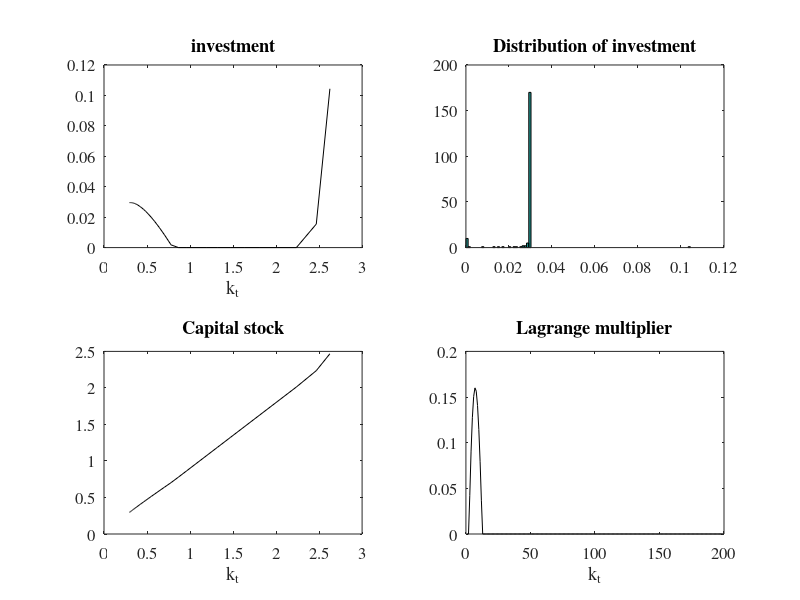

Source code (MATLAB):
clear all
%
% Solving the Growth model with PEA
%
%
% 
%
long	= 200;
slong	= long;
T		= 1:slong-1;
T1		= 2:slong;

sigma	= 1;
delta	= 0.1;
beta	= 0.95;
alpha	= 0.3;
ab		= 0;
rho	= 0.8;
se		= 0.125;
kss	= ((1-beta*(1-delta))/(alpha*beta))^(1/(alpha-1));
css	= kss^alpha-delta*kss;
lss	= css^(-sigma);
ysk	= (1-beta*(1-delta))/(alpha*beta);
csy	= 1-delta/ysk;
%
% Initial guess
%
e		= -1.5*se*ones(slong,1);
a		= zeros(slong,1);
a(1)	= ab+e(1);
for i	= 2:slong;
   a(i)=rho*a(i-1)+(1-rho)*ab+e(i);
end

b0 =[
   0.35579546312586
  -0.32885591385471
  -0.71819673342925
  -0.12009049070903
  -0.21676093877187
   0.31262562596598];
%
% Main Loop
%
   %
   % Simulated path
   %
   k		= zeros(slong+1,1);
   lb		= zeros(slong,1);
   mu		= zeros(slong,1);
   X		= zeros(slong,length(b0));
   k(1)	= kss;
   for i	= 1:slong;
      X(i,:)= [1 log(k(i)) a(i) log(k(i))*log(k(i)) a(i)*a(i) log(k(i))*a(i)];
      lb(i)	= exp(X(i,:)*b0);
      iv		= exp(a(i))*k(i)^alpha-lb(i)^(-1/sigma);
      if iv>0;
         k(i+1)= (1-delta)*k(i)+iv;
         mu(i)	= 0;
      else
         k(i+1)= (1-delta)*k(i);
         c		= exp(a(i))*k(i)^alpha;
         mu(i)	= c^(-sigma)-lb(i);
      end
   end
   
   it	= k(T1)-(1-delta)*k(T);
subplot(221)
h=plot(k(T),it);
set(h,'markersize',0.1,'color','k');
xlabel('k_t','fontname','times','fontsize',12)
title('investment','fontname','times','fontsize',12)
set(gca,'fontname','times','fontsize',12)

subplot(222)
hist(it,100);
title('Distribution of investment','fontname','times','fontsize',12)
set(gca,'fontname','times','fontsize',12)

subplot(223)
h=plot(k(T),k(T1));
set(h,'markersize',0.1,'color','k');
%hold on
%h1=plot([0:8],(1-delta)*[0:8],'-');
%axis([0 8 0 8])
%set(h1,'linewidth',1.2,'color','g');
xlabel('k_t','fontname','times','fontsize',12)
title('Capital stock','fontname','times','fontsize',12)
set(gca,'fontname','times','fontsize',12)

subplot(224)
h=plot(mu(T));
set(h,'markersize',0.1,'color','k');
xlabel('k_t','fontname','times','fontsize',12)
title('Lagrange multiplier','fontname','times','fontsize',12)
set(gca,'fontname','times','fontsize',12)

pause
%print -depsc2 peairdr.eps
close

